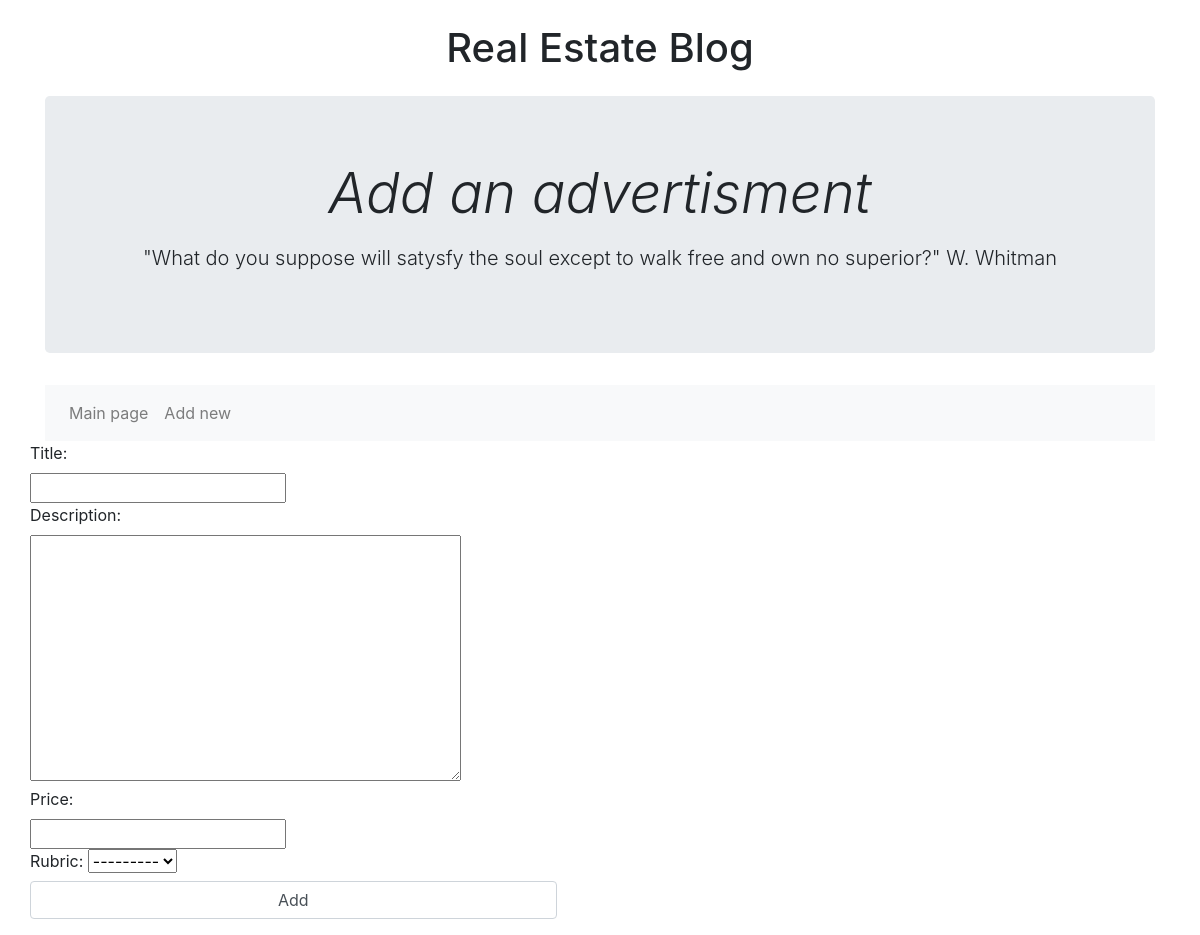
Before: /bboard/add/ with the older database file.
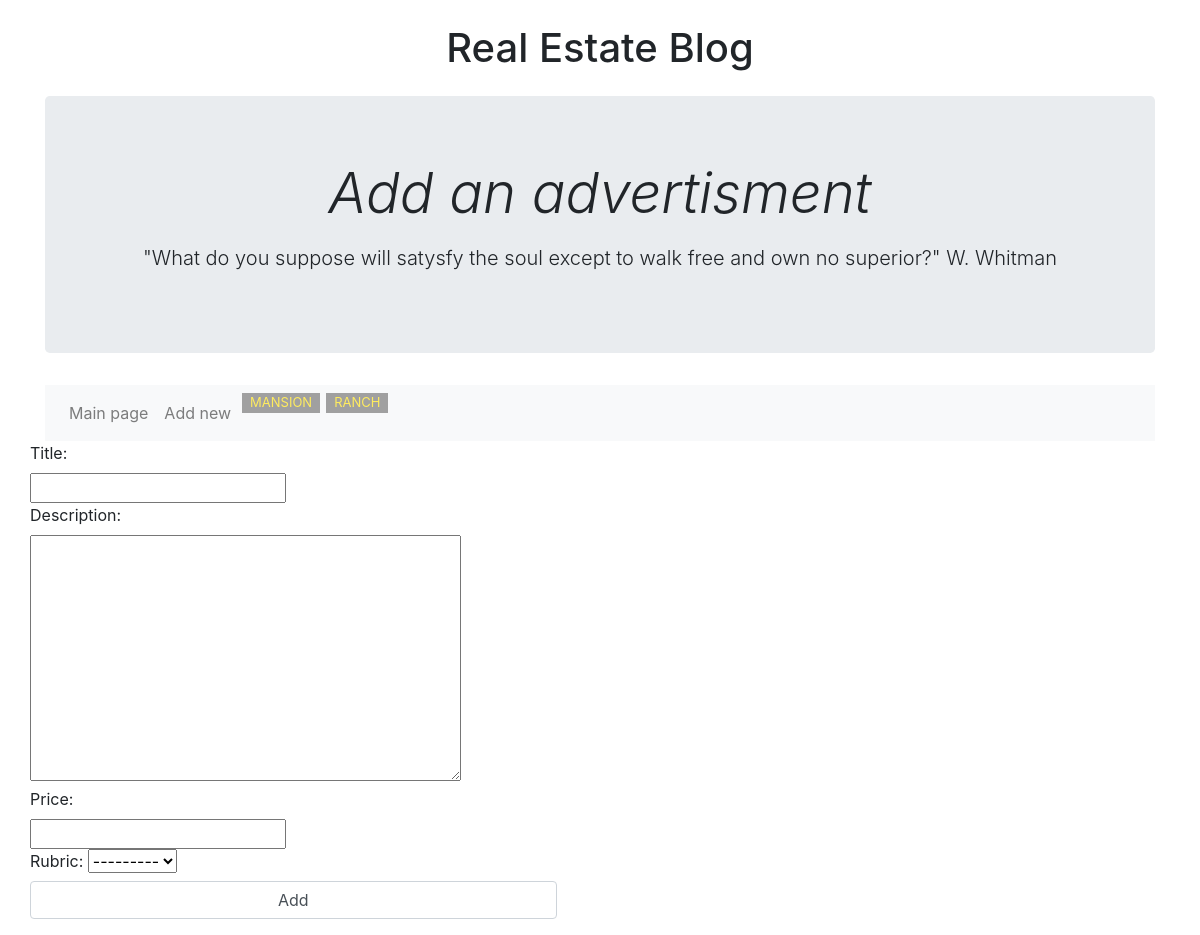
After: the same page with the newer database file.
### bboard/models.py (models this page shows)
class Rubric(models.Model):
    name = models.CharField(max_length = 50, verbose_name = 'Title')
    def __str__(self):
        return self.name
    class Meta:
        verbose_name_plural = 'Rubrics'
        verbose_name = 'Rubric'
        ordering = ['name']

### bboard/views.py (the view)
# urls.py: path('add/', BbCreateView.as_view(), name='add')
class BbCreateView(CreateView):
    template_name = 'bboard/create.html'
    form_class = BbForm
    success_url = reverse_lazy('index')
    def get_context_data(self, **kwargs):
        context = super().get_context_data(**kwargs)
        context['rubrics'] = Rubric.objects.all()
        return context

### bboard/forms.py
class BbForm(ModelForm):
    class Meta:
        model = Bb
        fields = ('title', 'content', 'price', 'rubric')

### bboard/templates/bboard/create.html (shortened to what this page needs)
{% extends "layout/basic.html" %}
{%  block content %}
  <body>
    <div class="container">
      <header class="blog-header py-3">
      <div class="row flex-nowrap justify-content-between align-items-center">
        <div class="col-12 text-center">
          <h1>Real Estate Blog</h1>
        </div>
      </div>
      </header>
      <div class="jumbotron col-md-12 text-center">
        <h1 class="display-4 font-italic">Add an advertisment</h1>
        <p class="lead my-3">"What do you suppose will satysfy the soul except to walk free and own no superior?" W. Whitman</p>
      </div>
      <nav class="navbar navbar-expand-lg navbar-light bg-light">
        <ul class="navbar-nav">
          <li class="nav-item">
            <a class="nav-link" href="{% url 'index' %}">Main page</a>
          </li>
          <li class="nav-item">
            <a class="nav-link" href="{% url 'add' %}">Add new</a>
          </li>
          {% for rubric in rubrics %}
          <li class="nav-item">
            <a class="nav-link tag" href="{% url 'by_rubric' rubric.pk %}">{{ rubric.name }}</a>
          </li>
          {% endfor %}
        </ul>
      </nav>
      <div class="row flex-nowrap justify-content-between align-items-center">
        <form method="post">
          <div class="form-group">
            <div class="row flex-nowrap justify-content-between align-items-center">
              <div class="col-md-6">{{ form.as_p }}</div>
            </div>
            <input type="submit" class="form-control" value="Add">
          </div>
        </form>
      </div>
    </div>
{% endblock %}

Changed rows visible on the page:
added Rubric: name "MANSION"
added Rubric: name "RANCH"
